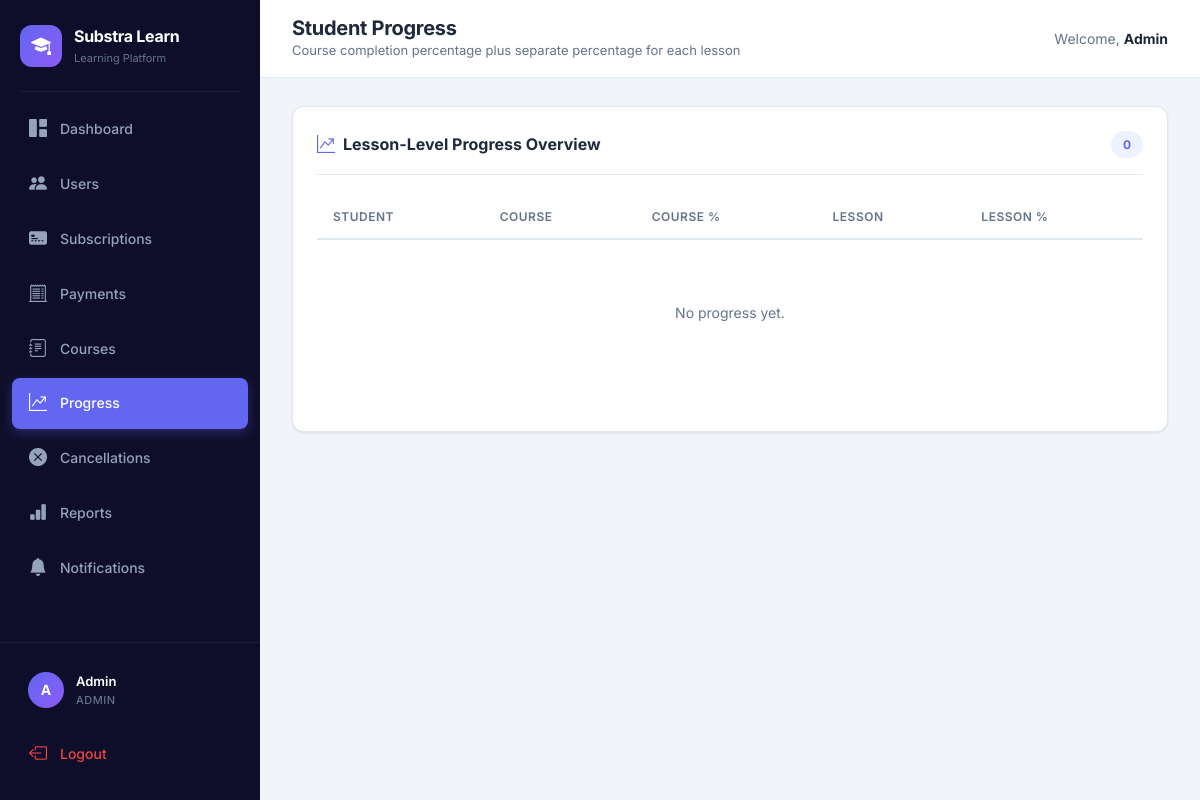
/admin/progress (signed in), run on an earlier commit of the app's database.
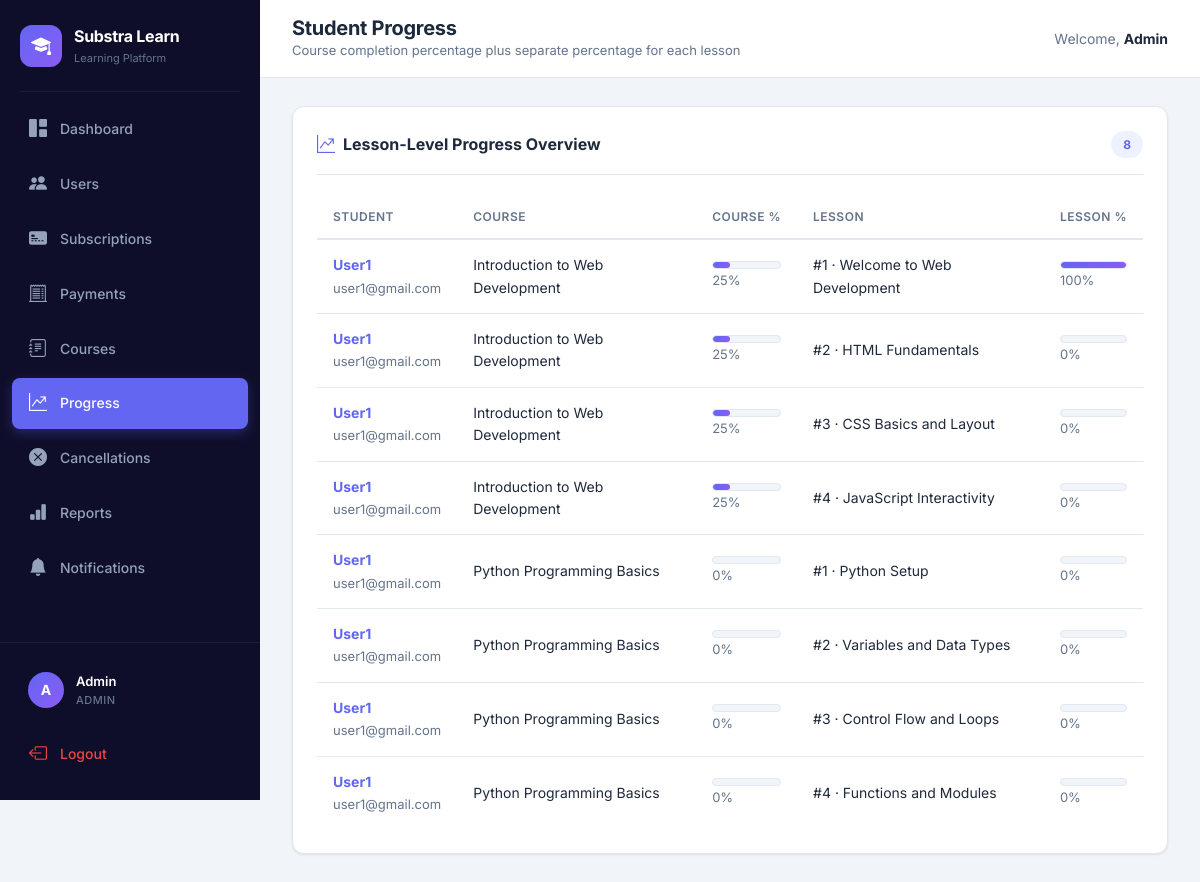
And on a later commit of the database.
### tables this page shows
CREATE TABLE users (
    id INTEGER PRIMARY KEY AUTOINCREMENT,
    name TEXT NOT NULL,
    email TEXT UNIQUE NOT NULL,
    password TEXT NOT NULL,
    role TEXT DEFAULT 'user',
    status TEXT DEFAULT 'active',
    university TEXT DEFAULT '',
    email_verified INTEGER DEFAULT 1,
    created_at TEXT DEFAULT (datetime('now'))
);

CREATE TABLE courses (
    id INTEGER PRIMARY KEY AUTOINCREMENT,
    title TEXT NOT NULL,
    description TEXT DEFAULT '',
    plan_id INTEGER NOT NULL,
    status TEXT DEFAULT 'draft',
    thumbnail_url TEXT DEFAULT '',
    level TEXT DEFAULT '',
    duration TEXT DEFAULT '',
    created_at TEXT DEFAULT (datetime('now')),
    FOREIGN KEY (plan_id) REFERENCES plans(id)
);

CREATE TABLE lessons (
    id INTEGER PRIMARY KEY AUTOINCREMENT,
    course_id INTEGER NOT NULL,
    title TEXT NOT NULL,
    content TEXT DEFAULT '',
    video_url TEXT DEFAULT '',
    position INTEGER DEFAULT 0,
    status TEXT DEFAULT 'published',
    duration_minutes INTEGER DEFAULT 0,
    created_at TEXT DEFAULT (datetime('now')),
    FOREIGN KEY (course_id) REFERENCES courses(id) ON DELETE CASCADE
);

### app.py (the view)
@app.route("/admin/progress")
@admin_required
def admin_progress():
    conn = get_db(); rows = conn.execute("""
        SELECT u.id as user_id, u.name, u.email, c.id as course_id, c.title as course_title,
               l.id as lesson_id, l.title as lesson_title, l.position,
               COALESCE(lp.progress_percent, 0) as lesson_percent,
               (SELECT COALESCE(ROUND(AVG(COALESCE(lp2.progress_percent,0))),0)
                FROM lessons l2 LEFT JOIN lesson_progress lp2 ON lp2.lesson_id=l2.id AND lp2.user_id=u.id
                WHERE l2.course_id=c.id AND l2.status='published') as course_percent
        FROM users u
        JOIN subscriptions s ON s.user_id=u.id AND s.status IN ('active','canceling')
        JOIN plans p ON p.id=s.plan_id
        JOIN courses c ON c.status='published' JOIN plans cp ON cp.id=c.plan_id AND cp.price <= (CASE WHEN p.trial_days > 0 THEN 299 ELSE p.price END)
        JOIN lessons l ON l.course_id=c.id AND l.status='published'
        LEFT JOIN lesson_progress lp ON lp.lesson_id=l.id AND lp.user_id=u.id
        WHERE u.role='user'
        ORDER BY u.name, c.title, l.position, l.id
    """).fetchall(); conn.close(); return render_template("admin_progress.html", rows=rows)

### app.py (called while the page is built)
def get_db():
    conn = sqlite3.connect(os.getenv("DATABASE_PATH", DB_PATH), timeout=10)
    conn.row_factory = sqlite3.Row
    conn.execute("PRAGMA journal_mode=WAL")
    conn.execute("PRAGMA busy_timeout=10000")
    conn.execute("PRAGMA foreign_keys=ON")
    return conn

@app.context_processor
def inject_helpers():
    def csrf_field():
        return Markup(f'<input type="hidden" name="csrf_token" value="{escape(get_csrf_token())}">')
    return {"csrf_token": get_csrf_token, "csrf_field": csrf_field}

@app.before_request
def protect_posts():
    if request.method != "POST" or request.endpoint == "stripe_webhook":
        return
    sent = request.form.get("csrf_token", "")
    expected = session.get("_csrf_token", "")
    if not expected or not hmac.compare_digest(sent, expected):
        abort(400, "Invalid CSRF token")

def admin_required(func):
    @wraps(func)
    def wrapper(*args, **kwargs):
        if "user_id" not in session or session.get("role") != "admin":
            flash("Access denied", "danger")
            return redirect("/login")
        return func(*args, **kwargs)
    return wrapper

@app.before_request
def refresh_badges():
    if "user_id" not in session:
        return
    try:
        conn = get_db()
        session["notification_count"] = conn.execute(
            "SELECT COUNT(*) FROM notifications WHERE user_id=? AND is_read=0", (session["user_id"],)
        ).fetchone()[0]
        if session.get("role") == "admin":
            session["pending_count"] = conn.execute("SELECT COUNT(*) FROM cancellation_requests WHERE status='pending'").fetchone()[0]
            session["failed_payment_count"] = conn.execute("SELECT COUNT(*) FROM payments WHERE status='failed'").fetchone()[0]
        conn.close()
    except Exception:
        pass

### templates/admin_progress.html
{% extends "base.html" %}
{% block page_title %}Student Progress{% endblock %}
{% block page_subtitle %}Course completion percentage plus separate percentage for each lesson{% endblock %}
{% block content %}
<div class="content-card"><div class="card-header-custom"><h2 class="card-title"><i class="bi bi-graph-up-arrow"></i> Lesson-Level Progress Overview</h2><span class="badge-count">{{ rows|length }}</span></div><div class="table-wrapper"><table class="table-custom"><thead><tr><th>Student</th><th>Course</th><th>Course %</th><th>Lesson</th><th>Lesson %</th></tr></thead><tbody>{% for r in rows %}<tr><td><strong><a href="/admin/user/{{ r['user_id'] }}">{{ r['name'] }}</a></strong><br><span class="text-muted-custom">{{ r['email'] }}</span></td><td>{{ r['course_title'] }}</td><td><div class="progress-track progress-track-sm"><div class="progress-fill" style="width: {{ r['course_percent']|int }}%;"></div></div><span class="text-muted-custom">{{ r['course_percent']|int }}%</span></td><td>#{{ r['position'] }} · {{ r['lesson_title'] }}</td><td><div class="progress-track progress-track-sm"><div class="progress-fill" style="width: {{ r['lesson_percent']|int }}%;"></div></div><span class="text-muted-custom">{{ r['lesson_percent']|int }}%</span></td></tr>{% else %}<tr><td colspan="5"><div class="empty-state"><p>No progress yet.</p></div></td></tr>{% endfor %}</tbody></table></div></div>
{% endblock %}

### templates/base.html (shortened to what this page needs)
<!DOCTYPE html>
<html lang="en">
<head>
    <link href="https://cdn.jsdelivr.net/npm/bootstrap@5.3.0/dist/css/bootstrap.min.css" rel="stylesheet">
    <link href="https://cdn.jsdelivr.net/npm/bootstrap-icons@1.11.0/font/bootstrap-icons.css" rel="stylesheet">
    <link href="/static/style.css" rel="stylesheet">
</head>
<body>
{% if session.get('user_id') %}
<aside class="sidebar" id="sidebar">
    <div class="sidebar-brand">
        <div class="brand-icon"><i class="bi bi-mortarboard-fill"></i></div>
        <div><span class="brand-name">Substra Learn</span><span class="brand-tagline">Learning Platform</span></div>
    </div>
    <div class="sidebar-divider"></div>
    <nav class="sidebar-nav">
        {% if session.get('role') == 'admin' %}
            <a href="/admin" class="nav-item {% if request.path == '/admin' %}active{% endif %}"><i class="bi bi-grid-1x2-fill"></i><span>Dashboard</span></a>
            <a href="/admin/users" class="nav-item {% if request.path.startswith('/admin/user') or request.path == '/admin/users' %}active{% endif %}"><i class="bi bi-people-fill"></i><span>Users</span></a>
            <a href="/admin/subscriptions" class="nav-item {% if request.path.startswith('/admin/subscription') %}active{% endif %}"><i class="bi bi-credit-card-2-front-fill"></i><span>Subscriptions</span></a>
            <a href="/admin/payments" class="nav-item "><i class="bi bi-receipt-cutoff"></i><span>Payments</span></a>
            <a href="/admin/courses" class="nav-item {% if request.path.startswith('/admin/course') or request.path == '/admin/courses' %}active{% endif %}"><i class="bi bi-journal-text"></i><span>Courses</span></a>
            <a href="/admin/progress" class="nav-item {% if request.path == '/admin/progress' %}active{% endif %}"><i class="bi bi-graph-up-arrow"></i><span>Progress</span></a>
            <a href="/admin/cancellations" class="nav-item "><i class="bi bi-x-circle-fill"></i><span>Cancellations</span></a>
            <a href="/admin/reports" class="nav-item {% if request.path == '/admin/reports' %}active{% endif %}"><i class="bi bi-bar-chart-fill"></i><span>Reports</span></a>
            <a href="/notifications" class="nav-item "><i class="bi bi-bell-fill"></i><span>Notifications</span></a>
        {% endif %}
    </nav>
    <div class="sidebar-footer">
        <div class="user-card"><div class="user-avatar">{{ session.get('user_name', 'U')[0]|upper }}</div><div class="user-info"><span class="user-name">{{ session.get('user_name') }}</span><span class="user-role">{{ session.get('role')|upper }}</span></div></div>
        <a href="/logout" class="nav-item logout-btn"><i class="bi bi-box-arrow-left"></i><span>Logout</span></a>
    </div>
</aside>
<main class="main-content">
    <header class="topbar">
        <div class="topbar-left"><div><h1 class="page-title">{% block page_title %}{% endblock %}</h1><p class="page-subtitle">{% block page_subtitle %}{% endblock %}</p></div></div>
        <div class="topbar-right"><span class="topbar-greeting">Welcome, <strong>{{ session.get('user_name') }}</strong></span></div>
    </header>
    <div class="page-content">{% block content %}{% endblock %}</div>
</main>
{% else %}
    {% block auth_content %}{% endblock %}
{% endif %}
</body>
</html>

What changed in the data, as far as the page shows it:
added users: name "User1", email "user1@gmail.com", course_title "Introduction to Web Development", course_percent "25", position "1", lesson_title "Welcome to Web Development", lesson_percent "100", position "2", lesson_title "HTML Fundamentals", lesson_percent "0", position "3", lesson_title "CSS Basics and Layout", position "4", lesson_title "JavaScript Interactivity", course_title "Python Programming Basics", course_percent "0", lesson_title "Python Setup", lesson_title "Variables and Data Types", lesson_title "Control Flow and Loops", lesson_title "Functions and Modules"
Also different on the page:
{{ rows|length }}: "0" → "8"
text no longer shown: "No progress yet."
